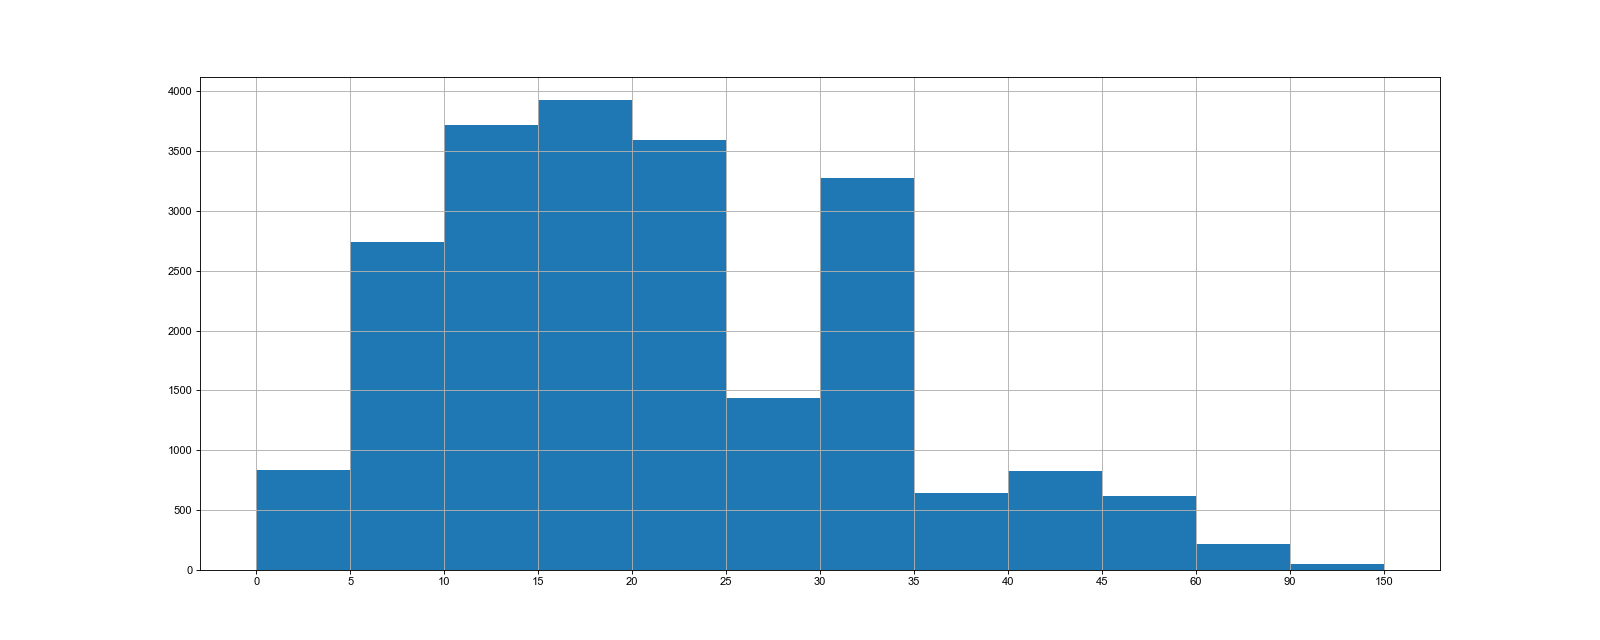

Write Python code to recreate this figure.
#coding = utf-8
from matplotlib import pyplot as plt
plt.rcParams["font.family"] = 'Arial Unicode MS'

interval = [0,5,10,15,20,25,30,35,40,45,60,90]
width = [5,5,5,5,5,5,5,5,5,15,30,60]
quantity = [836,2737,3723,3926,3596,1438,3273,642,824,613,215,47]

print(len(interval),len(width),len(quantity))

plt.figure(figsize=(20,8),dpi=80)
plt.bar(range(12),quantity,width=1)

# 设置x轴的刻度
_x = [i-0.5 for i in range(13)]
_xtick_labels = interval+[150]
plt.xticks(_x,_xtick_labels)
plt.grid()
plt.savefig("./test8_1.png")
plt.show()